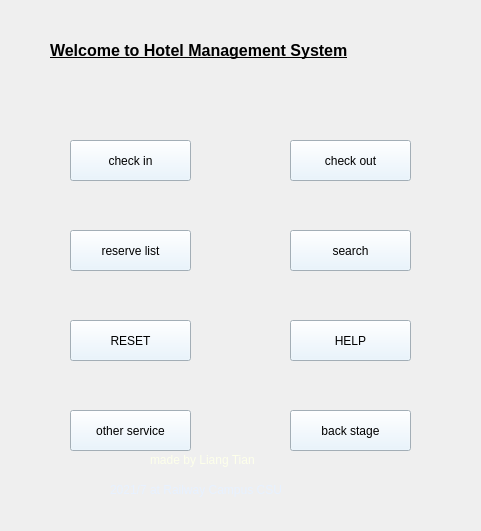
<?xml version="1.0" encoding="UTF-8"?>
<ui version="4.0">
 <class>Widget</class>
 <widget class="QWidget" name="Widget">
  <property name="geometry">
   <rect>
    <x>0</x>
    <y>0</y>
    <width>481</width>
    <height>531</height>
   </rect>
  </property>
  <property name="windowTitle">
   <string>Hotel Management System</string>
  </property>
  <property name="styleSheet">
   <string notr="true">#Widget{border-image:url(:/new/prefix1/mainBack.jpg)}</string>
  </property>
  <widget class="QPushButton" name="checkInBtn">
   <property name="geometry">
    <rect>
     <x>70</x>
     <y>140</y>
     <width>121</width>
     <height>41</height>
    </rect>
   </property>
   <property name="styleSheet">
    <string notr="true">background-color:rgb(228, 243, 255)</string>
   </property>
   <property name="text">
    <string>check in</string>
   </property>
  </widget>
  <widget class="QPushButton" name="checkOutBtn">
   <property name="geometry">
    <rect>
     <x>290</x>
     <y>140</y>
     <width>121</width>
     <height>41</height>
    </rect>
   </property>
   <property name="styleSheet">
    <string notr="true">background-color:rgb(228, 243, 255)</string>
   </property>
   <property name="text">
    <string>check out</string>
   </property>
  </widget>
  <widget class="QLabel" name="label">
   <property name="geometry">
    <rect>
     <x>50</x>
     <y>10</y>
     <width>381</width>
     <height>81</height>
    </rect>
   </property>
   <property name="font">
    <font>
     <pointsize>12</pointsize>
     <weight>75</weight>
     <bold>true</bold>
     <underline>true</underline>
    </font>
   </property>
   <property name="styleSheet">
    <string notr="true">background-color:rgb(255,255,255,0)</string>
   </property>
   <property name="text">
    <string>Welcome to Hotel Management System</string>
   </property>
  </widget>
  <widget class="QPushButton" name="searchBtn">
   <property name="geometry">
    <rect>
     <x>290</x>
     <y>230</y>
     <width>121</width>
     <height>41</height>
    </rect>
   </property>
   <property name="styleSheet">
    <string notr="true">background-color:rgb(228, 243, 255)</string>
   </property>
   <property name="text">
    <string>search</string>
   </property>
  </widget>
  <widget class="QLabel" name="label_2">
   <property name="geometry">
    <rect>
     <x>150</x>
     <y>450</y>
     <width>151</width>
     <height>20</height>
    </rect>
   </property>
   <property name="styleSheet">
    <string notr="true">color: rgb(253, 255, 234);</string>
   </property>
   <property name="text">
    <string>made by Liang Tian</string>
   </property>
  </widget>
  <widget class="QPushButton" name="reserveListBtn">
   <property name="geometry">
    <rect>
     <x>70</x>
     <y>230</y>
     <width>121</width>
     <height>41</height>
    </rect>
   </property>
   <property name="styleSheet">
    <string notr="true">background-color:rgb(228, 243, 255)</string>
   </property>
   <property name="text">
    <string>reserve list</string>
   </property>
  </widget>
  <widget class="QLabel" name="label_3">
   <property name="geometry">
    <rect>
     <x>110</x>
     <y>480</y>
     <width>251</width>
     <height>20</height>
    </rect>
   </property>
   <property name="styleSheet">
    <string notr="true">color:rgb(231, 241, 255)</string>
   </property>
   <property name="text">
    <string>2021/7 at Railway Campus CSU</string>
   </property>
  </widget>
  <widget class="QPushButton" name="resetBtn">
   <property name="geometry">
    <rect>
     <x>70</x>
     <y>320</y>
     <width>121</width>
     <height>41</height>
    </rect>
   </property>
   <property name="styleSheet">
    <string notr="true">background-color:rgb(228, 243, 255)</string>
   </property>
   <property name="text">
    <string>RESET</string>
   </property>
  </widget>
  <widget class="QPushButton" name="helpBtn">
   <property name="geometry">
    <rect>
     <x>290</x>
     <y>320</y>
     <width>121</width>
     <height>41</height>
    </rect>
   </property>
   <property name="styleSheet">
    <string notr="true">background-color:rgb(228, 243, 255)</string>
   </property>
   <property name="text">
    <string>HELP</string>
   </property>
  </widget>
  <widget class="QPushButton" name="otherServiceBtn">
   <property name="geometry">
    <rect>
     <x>70</x>
     <y>410</y>
     <width>121</width>
     <height>41</height>
    </rect>
   </property>
   <property name="styleSheet">
    <string notr="true">background-color:rgb(228, 243, 255)</string>
   </property>
   <property name="text">
    <string>other service</string>
   </property>
  </widget>
  <widget class="QPushButton" name="backStageBtn">
   <property name="geometry">
    <rect>
     <x>290</x>
     <y>410</y>
     <width>121</width>
     <height>41</height>
    </rect>
   </property>
   <property name="styleSheet">
    <string notr="true">background-color:rgb(228, 243, 255)</string>
   </property>
   <property name="text">
    <string>back stage</string>
   </property>
  </widget>
 </widget>
 <layoutdefault spacing="6" margin="11"/>
 <resources/>
 <connections/>
</ui>
